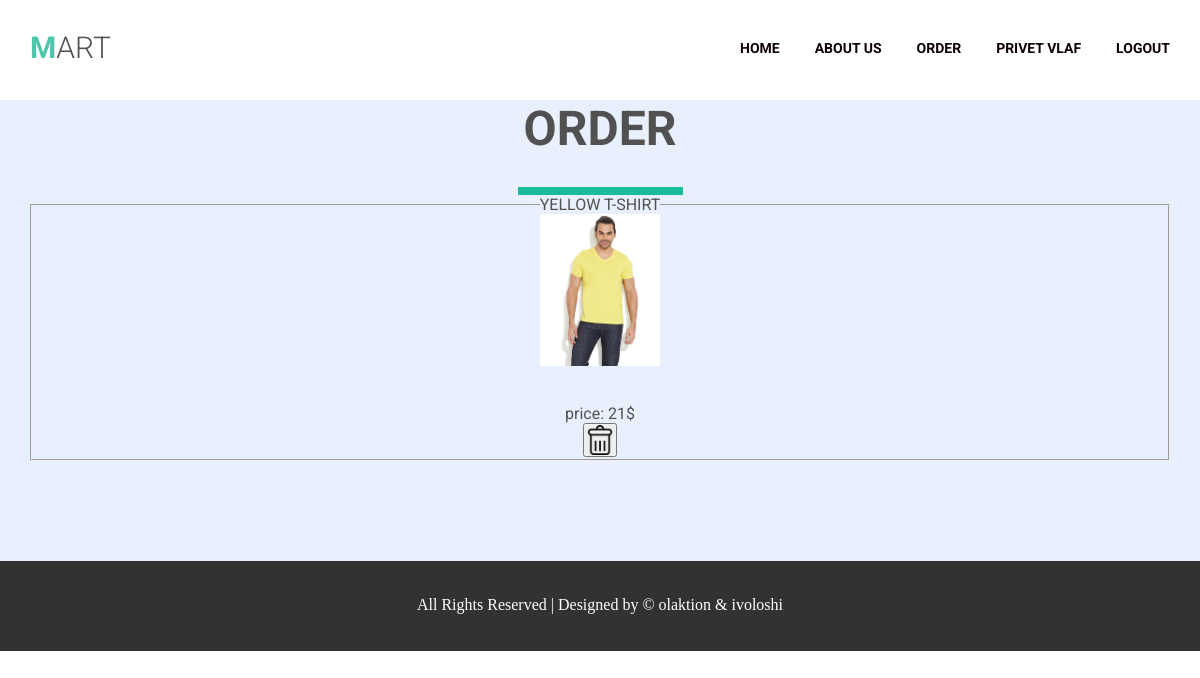
Screenshot of /order.php (signed in) with the database file from the repository.
### tables this page shows
CREATE TABLE `busket` (
  `id` int(6) UNSIGNED NOT NULL,
  `product` varchar(50) NOT NULL,
  `category` varchar(30) NOT NULL,
  `price` int(30) NOT NULL,
  `photo` varchar(5000) NOT NULL,
  `user_id` int(11) NOT NULL
);

### order.php (the view, shortened to what this page needs)
<?php
    include "install.php";
    $sql = "SELECT * FROM busket WHERE user_id = '$_SESSION[id]'";
    $res = mysqli_query($conn, $sql);
?>
<!DOCTYPE html>
<html lang="en">
<head>
    <link rel="stylesheet" href="./css/style.css">
</head>
<body>
    <header class="head wrapper">
        <nav class="navigation">
            <a href="index.php" class="logo">
                <p class="logo-text">art</p>
            </a>
            <ul class="menu">
                <li class="list"><a href="index.php">Home</a></li>
                <li class="list"><a href="about.php">About us</a></li>
                <li class="list"><a href="#">Order</a></li>
                <?php if(isset($_SESSION['login'])){?>
                    <li class="list"><a href="#">PRIVET <?php echo $_SESSION['login'];?></a></li>
                    <li class="list"><a href="logout.php">LOGOUT</a></li>
                <?php }?>
            </ul>
        </nav>
    </header>
    <main>
        <div class="wrapper">
            <h2>ORDER</h2>
            <?php
        while ($row = mysqli_fetch_assoc($res))
        {
            echo "<fieldset><legend>$row[product]</legend><img width='120px' height='120px' src=$row[photo]><br><br>price: $row[price]$
             <form method=\"post\" action=\"order.php?remove$row[id]\">
                <button type=\"submit\" name=\"$row[id]\" ><img src=\"img/6.png\" alt=\"cart\" class=\"del\"></button>
               </form>
               </fieldset>";
        }
        ?>
        </div>
    </main>
    <footer class="page-footer">
        <div class="wrapper">
            <p class="footer-text">All Rights Reserved | Designed by © olaktion & ivoloshi </p>
         </div>
    </footer>
</body>
</html>

### css/style.css (style rules this page uses)
html { box-sizing: border-box; }
*, *::before, *::after { box-sizing: inherit; margin: 0 auto; padding: 0; }
body { margin: 0 auto; font-family: "Roboto", sans-serif; color: rgb(81, 81, 81); }
img { display: block; max-width: 100%; height: auto; }
.wrapper { width: 1140px; text-align: center; }
.navigation { display: inline-block; width: 1170px; }
.logo { padding-top: 30px; display: block; float: left; text-decoration: none; }
.logo-text { color: #555252; font-size: 30px; text-transform: uppercase; font-family: "Roboto"; font-weight: 300; }
.logo-text::before { content: "M"; color: #4ec6ab; font-weight: 700; }
.menu { float: right; position: relative; padding: 40px 30px 40px 30px; font-size: 0; }
.list { list-style-type: none; display: inline-block; }
.list a { color: #0f0101; display: block; padding-left: 35px; text-transform: uppercase; text-decoration: none; font-size: 14px; text-align: right; font-weight: bold; }
main { background: #e9f0fd; padding-bottom: 100px; }
h2 { font-size: 48px; font-family: "Roboto", sans-serif; color: rgb(81, 81, 81); text-transform: uppercase; text-align: center; }
h2:after { content: " "; background: #1abc9c; height: 8px; width: 165px; display: block; margin-top: 30px; }
.del { height: 30px; width: 30px; }
.page-footer { position: relative; display: inline-block; min-width: 100%; height: 90px; background: #323232; font-size: 16px; font-family: "OpenSans"; color: rgb(254, 254, 254); text-align: center }
.footer-text { margin-top: 35px; }

### rows the page displays
busket: product "YELLOW T-SHIRT", photo (picture), price "21"

### other values shown
$_SESSION['login'] "VLAF"
